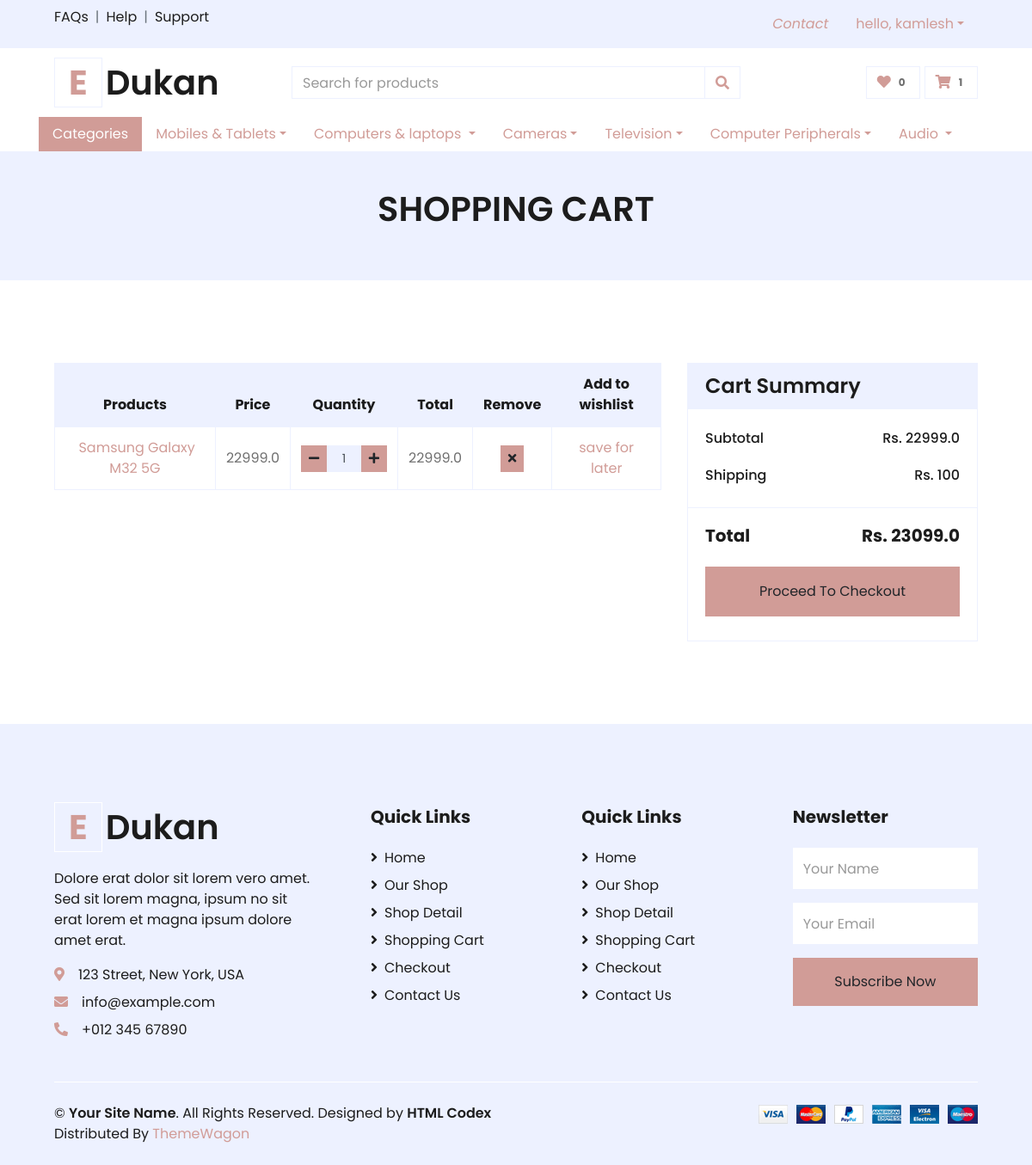
The app's page /cart/ (signed in), older data.
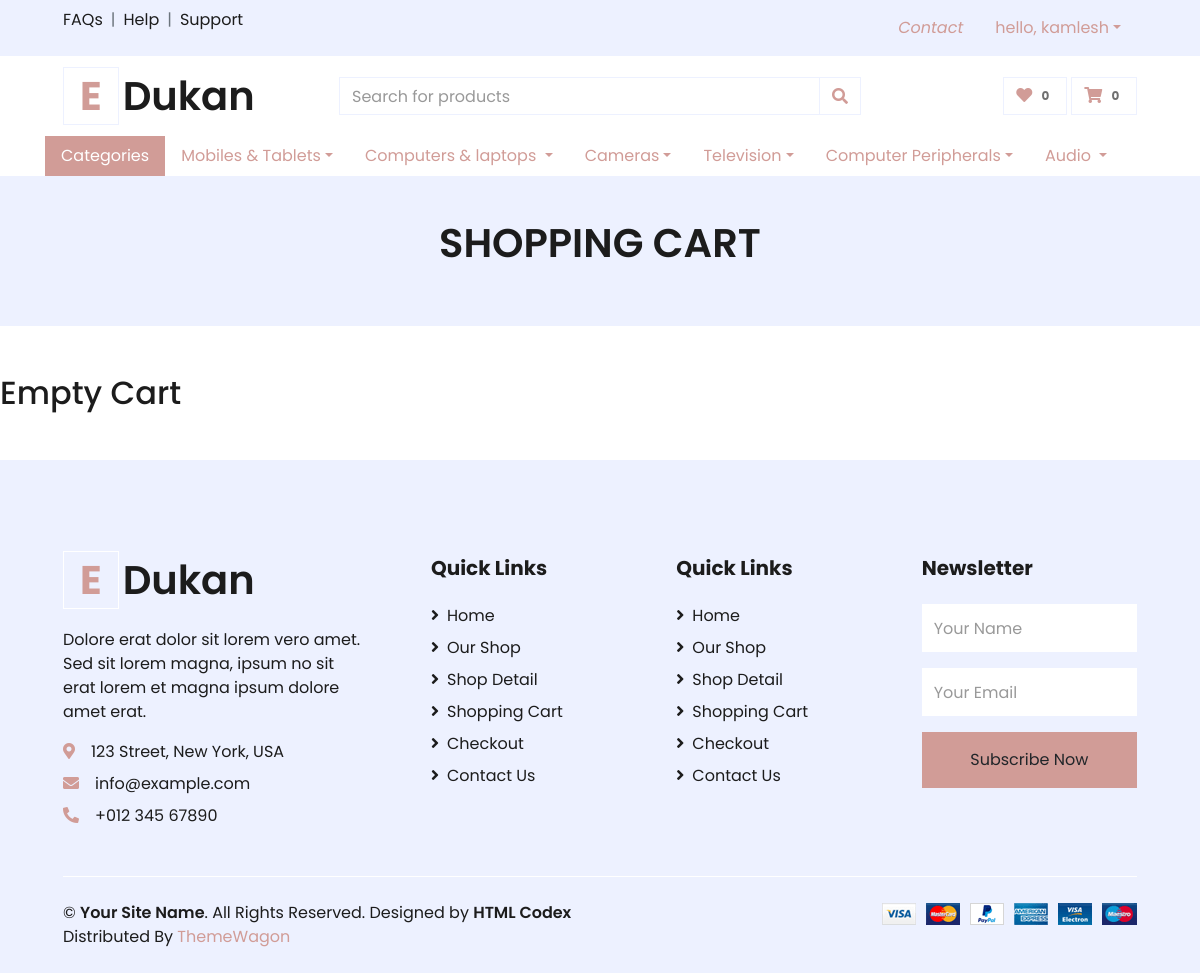
The same page, newer data.
### cart/models.py (models this page shows, shortened)
class Cart(models.Model):
    product=models.ForeignKey(Product, on_delete=models.CASCADE)
    customer=models.ForeignKey(User, on_delete=models.CASCADE)
    qty=models.IntegerField(default=0)
    def get_total(self):
        return self.qty* self.product.price

### products/models.py (models this page shows, shortened)
class Product(models.Model):
    category=models.ForeignKey(Sub_category, on_delete=models.CASCADE)
    product_name=models.CharField(max_length=100)
    image=models.ImageField(upload_to="Item_image/")
    price=models.FloatField()
    discount=models.FloatField()
    actual_price=models.FloatField()
    brand=models.CharField( max_length=100)
    model_name=models.CharField( max_length=100)
    qty=models.IntegerField(default=0)
    desc=models.TextField()
    review_count=models.IntegerField(default=0)
    rating_count=models.FloatField(default=0)

### cart/views.py (the view)
# urls.py: path('', views.cart , name="cart"  ),
def cart(request):
    if  request.user.is_authenticated:
        user=request.user.id
        items=Cart.objects.filter(customer_id=user)
        subtotal=float()
        for i in range(len(items)):
            subtotal+=items[i].product.price*items[i].qty
        context={
        'cart_item':len(Cart.objects.filter(customer_id=request.user.id)),
        'wishlist_item':len(Wishlist.objects.filter(customer_id=request.user.id)),
        'cart_items':Cart.objects.filter(customer_id=request.user.id),
        'subtotal':subtotal,
        'total':subtotal+100
        }
        return render(request, "cart.html",context)
    else:
        return redirect("/customer/login")

### templates/cart.html (shortened to what the changed rows need)
{% extends 'base.html' %}
{% load static %}
{% block body%}
    <div class="container-fluid bg-secondary mb-5">
        <div class="d-flex flex-column align-items-center justify-content-center" style="min-height: 150px">
            <h1 class="font-weight-semi-bold text-uppercase mb-3">Shopping Cart</h1>
        </div>
    </div>
{% if cart_items%}
    <div class="container-fluid pt-5">
        <div class="row px-xl-5">
            <div class="col-lg-8 table-responsive mb-5">
                <table class="table table-bordered text-center mb-0">
                    <thead class="bg-secondary text-dark">
                        <tr>
                            <th>Products</th>
                            <th>Price</th>
                            <th>Quantity</th>
                            <th>Total</th>
                            <th>Remove</th>
                            <th>Add to wishlist</th>
                        </tr>
                    </thead>
                    <tbody class="align-middle">
                        {% for item in cart_items%}
                        <tr>
                            <td class="align-middle"><img src="/media/Item_image/{{item.product.image}}" alt="" style="width: 50px;">
                                <a href="{% url "products:item_detail" item.product.id %}">{{item.product.product_name}}</a></td>
                            <td  class="align-middle">{{item.product.price}}</td>
                            <td class="align-middle">
                                <div class="input-group quantity mx-auto" style="width: 100px;">
                                    <div class="input-group-btn"><a href={% url "cart:remove_one_cart" item.product.id %}>
                                        <button class="btn btn-sm btn-primary btn-minus" >
                                        <i class="fa fa-minus"></i>
                                        </button> </a>
                                    </div>
                                    <p  class="form-control form-control-sm bg-secondary text-center">{{item.qty}}</p>
                                    <div class="input-group-btn"> <a href={% url "cart:add_one_cart" item.product.id %}>
                                        <button class="btn btn-sm btn-primary btn-plus">
                                             <i class="fa fa-plus"></i>
                                        </button></a>
                                    </div>
                                </div>
                            </td>
                            <td class="align-middle">{{item.get_total}}</td>
                            <td class="align-middle">
                                <a href={% url "cart:delect_from_cart" item.product.id %}>
                                <button class="btn btn-sm btn-primary"><i class="fa fa-times"></i></button>
                            </td>
                            <td class="align-middle">
                                <a href={% url "cart:cart_to_wishlist" item.product.id %}>
                                save for later
                            </td>
                        </tr>
                        {% endfor%}
                    </tbody>
                </table>
            </div>
            <div class="col-lg-4">
                <div class="card border-secondary mb-5">
                    <div class="card-header bg-secondary border-0">
                        <h4 class="font-weight-semi-bold m-0">Cart Summary</h4>
                    </div>
                    <div class="card-body">
                        <div class="d-flex justify-content-between mb-3 pt-1">
                            <h6 class="font-weight-medium">Subtotal</h6>
                            <h6 class="font-weight-medium">Rs. {{subtotal}}</h6>
                        </div>
                        <div class="d-flex justify-content-between">
                            <h6 class="font-weight-medium">Shipping</h6>
                            {% if subtotal %}
                            <h6 class="font-weight-medium">Rs. 100</h6>
                            {% endif%}
                        </div>
                    </div>
                    <div class="card-footer border-secondary bg-transparent">
                        <div class="d-flex justify-content-between mt-2">
                            <h5 class="font-weight-bold">Total</h5>
                            <h5 class="font-weight-bold">Rs. {{total}}</h5>
                        </div>
                       <a href="/checkout"> <button class="btn btn-block btn-primary my-3 py-3">Proceed To Checkout</button>
                       </a>
                    </div>
                </div>
            </div>
        </div>
    </div>
{% else%}
<h2> Empty Cart</h2>
{% endif%}
    {% endblock%}

### templates/base.html (shortened to what the changed rows need)
{% load static %}
<!DOCTYPE html>
<html lang="en">
<head>
    <link href="https://cdnjs.cloudflare.com/ajax/libs/font-awesome/5.10.0/css/all.min.css" rel="stylesheet">
    <link href="{%static 'lib/owlcarousel/assets/owl.carousel.min.css'%}" rel="stylesheet">
    <link href="{%static 'css/style.css'%}" rel="stylesheet">
</head>
<body>
    <div class="container-fluid">
        <div class="row bg-secondary py-2 px-xl-5">
        </div>
        <div class="row align-items-center py-3 px-xl-5">
            <div class="col-lg-3 d-none d-lg-block">
                <a href={% url "core:index" %} class="text-decoration-none">
                    <h1 class="m-0 display-5 font-weight-semi-bold"><span class="text-primary font-weight-bold border px-3 mr-1">E</span>Dukan</h1>
                </a>
            </div>
            <div class="col-lg-3 col-6 text-right">
                <a href={% url "cart:cart" %} class="btn border">
                    <i class="fas fa-shopping-cart text-primary"></i>
                    <span class="badge">{{cart_item}}</span>
                </a>
            </div>
        </div>
    </div>
    <div class="container">
    <ul class="nav nav-pills">
      </ul>
    </div>
{% block body%} {% endblock%}
    <div class="container-fluid bg-secondary text-dark mt-5 pt-5">
        <div class="row px-xl-5 pt-5">
            <div class="col-lg-4 col-md-12 mb-5 pr-3 pr-xl-5">
                <a href={% url "core:index" %} class="text-decoration-none">
                    <h1 class="mb-4 display-5 font-weight-semi-bold"><span class="text-primary font-weight-bold border border-white px-3 mr-1">E</span>Dukan</h1>
                </a>
            </div>
        </div>
        <div class="row border-top border-light mx-xl-5 py-4">
        </div>
    </div>
</body>
</html>

Row changes from the older to the newer data that the page shows:
removed Cart: product.product_name "Samsung Galaxy M32 5G", product.price "22999.0", qty "1", get_total "22999.0"
Text that changed along with them:
{{ cart_item }}: "1" → "0"
{{ subtotal }}: "22999.0" → (not shown)
{{ total }}: "23099.0" → (not shown)
text no longer shown: "Products Price Quantity Total Remove Add to wishlist Cart Summary Subtotal Rs. Shipping Rs. 100 Total Rs. Proceed To Checkout"
text now shown: "Empty Cart"
